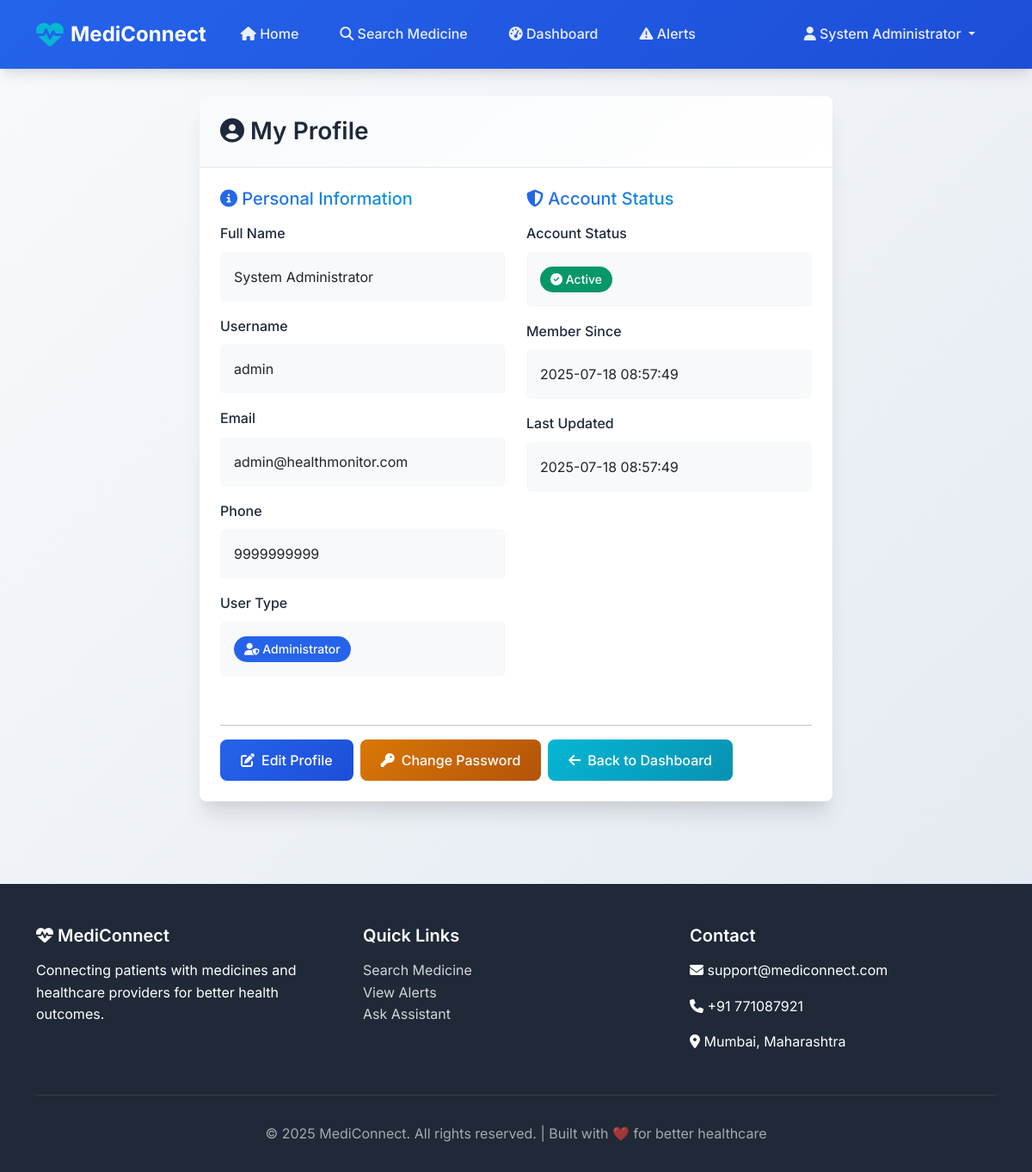
Screenshot of /profile (signed in) with the database file from the repository.
### tables this page shows
CREATE TABLE users (
    id INTEGER PRIMARY KEY AUTOINCREMENT,
    username VARCHAR(50) UNIQUE NOT NULL,
    email VARCHAR(100) UNIQUE NOT NULL,
    password_hash VARCHAR(255) NOT NULL,
    user_type VARCHAR(20) NOT NULL CHECK (user_type IN ('pharmacy', 'patient', 'admin', 'ngo', 'government')),
    full_name VARCHAR(100) NOT NULL,
    phone VARCHAR(15),
    is_active BOOLEAN DEFAULT TRUE,
    is_verified BOOLEAN DEFAULT FALSE,
    created_at TIMESTAMP DEFAULT CURRENT_TIMESTAMP,
    updated_at TIMESTAMP DEFAULT CURRENT_TIMESTAMP
);

### app.py (the view)
@app.route('/profile')
@login_required
def profile():
    user_id = session.get('user_id')
    user = execute_query('SELECT * FROM users WHERE id = ?', (user_id,))[0]
    if user['user_type'] == 'pharmacy':
        return redirect(url_for('pharmacy_profile'))
    return render_template('profile.html', user=user)

### app.py (called while the page is built)
def login_required(f):
    @wraps(f)
    def decorated_function(*args, **kwargs):
        if 'user_id' not in session:
            return redirect(url_for('login'))
        return f(*args, **kwargs)
    return decorated_function

def get_db_connection():
    conn = sqlite3.connect('healthcare.db')
    conn.row_factory = sqlite3.Row
    return conn

def execute_query(query, params=None):
    conn = get_db_connection()
    try:
        if params:
            result = conn.execute(query, params).fetchall()
        else:
            result = conn.execute(query).fetchall()
        conn.commit()
        return result
    except Exception as e:
        logger.error(f"Database error: {e}")
        return None
    finally:
        conn.close()

### templates/profile.html (shortened to what this page needs)
{% extends "base.html" %}
{% block content %}
<div class="container">
    <div class="row justify-content-center">
        <div class="col-lg-8">
            <div class="card shadow-custom">
                <div class="card-header">
                    <h3 class="card-title">
                        <i class="fas fa-user-circle"></i> My Profile
                    </h3>
                </div>
                <div class="card-body">
                    <div class="row">
                        <div class="col-md-6">
                            <h5 class="text-gradient mb-3">
                                <i class="fas fa-info-circle"></i> Personal Information
                            </h5>
                            <div class="mb-3">
                                <label class="form-label">Full Name</label>
                                <div class="form-control-plaintext bg-light p-3 rounded">
                                    {{ user.full_name or 'Not provided' }}
                                </div>
                            </div>
                            <div class="mb-3">
                                <label class="form-label">Username</label>
                                <div class="form-control-plaintext bg-light p-3 rounded">
                                    {{ user.username }}
                                </div>
                            </div>
                            <div class="mb-3">
                                <label class="form-label">Email</label>
                                <div class="form-control-plaintext bg-light p-3 rounded">
                                    {{ user.email }}
                                </div>
                            </div>
                            <div class="mb-3">
                                <label class="form-label">Phone</label>
                                <div class="form-control-plaintext bg-light p-3 rounded">
                                    {{ user.phone or 'Not provided' }}
                                </div>
                            </div>
                            <div class="mb-3">
                                <label class="form-label">User Type</label>
                                <div class="form-control-plaintext bg-light p-3 rounded">
                                    <span class="badge badge-primary">
                                        {% if user.user_type == 'patient' %}
                                            <i class="fas fa-user"></i> Patient
                                        {% elif user.user_type == 'pharmacy' %}
                                            <i class="fas fa-store"></i> Pharmacy
                                        {% elif user.user_type == 'admin' %}
                                            <i class="fas fa-user-shield"></i> Administrator
                                        {% elif user.user_type == 'government' %}
                                            <i class="fas fa-landmark"></i> Government
                                        {% elif user.user_type == 'ngo' %}
                                            <i class="fas fa-hands-helping"></i> NGO
                                        {% else %}
                                            {{ user.user_type.title() }}
                                        {% endif %}
                                    </span>
                                </div>
                            </div>
                        </div>
                        <div class="col-md-6">
                            <h5 class="text-gradient mb-3">
                                <i class="fas fa-shield-alt"></i> Account Status
                            </h5>
                            <div class="mb-3">
                                <label class="form-label">Account Status</label>
                                <div class="form-control-plaintext bg-light p-3 rounded">
                                    {% if user.is_active %}
                                        <span class="badge badge-success">
                                            <i class="fas fa-check-circle"></i> Active
                                        </span>
                                    {% else %}
                                        <span class="badge badge-danger">
                                            <i class="fas fa-times-circle"></i> Inactive
                                        </span>
                                    {% endif %}
                                </div>
                            </div>
                            <div class="mb-3">
                                <label class="form-label">Member Since</label>
                                <div class="form-control-plaintext bg-light p-3 rounded">
                                    {% if user.created_at %}
                                        {% if user.created_at is string %}
                                            {{ user.created_at }}
                                        {% else %}
                                            {{ user.created_at.strftime('%B %d, %Y') }}
                                        {% endif %}
                                    {% else %}
                                        Not available
                                    {% endif %}
                                </div>
                            </div>
                            <div class="mb-3">
                                <label class="form-label">Last Updated</label>
                                <div class="form-control-plaintext bg-light p-3 rounded">
                                    {% if user.updated_at %}
                                        {% if user.updated_at is string %}
                                            {{ user.updated_at }}
                                        {% else %}
                                            {{ user.updated_at.strftime('%B %d, %Y at %I:%M %p') }}
                                        {% endif %}
                                    {% else %}
                                        Not available
                                    {% endif %}
                                </div>
                            </div>
                        </div>
                    </div>
                    <div class="row mt-4">
                        <div class="col-12">
                            <hr>
                            <div class="d-flex gap-2 flex-wrap">
                                <button type="button" class="btn btn-primary" data-bs-toggle="modal" data-bs-target="#editProfileModal">
                                    <i class="fas fa-edit"></i> Edit Profile
                                </button>
                                <button type="button" class="btn btn-warning" data-bs-toggle="modal" data-bs-target="#changePasswordModal">
                                    <i class="fas fa-key"></i> Change Password
                                </button>
                                <a href="{{ url_for('dashboard') }}" class="btn btn-secondary">
                                    <i class="fas fa-arrow-left"></i> Back to Dashboard
                                </a>
                            </div>
                        </div>
                    </div>
                </div>
            </div>
        </div>
    </div>
</div>
{% endblock %}

### templates/base.html (shortened to what this page needs)
<!DOCTYPE html>
<html lang="en">
<head>
    <link href="https://cdnjs.cloudflare.com/ajax/libs/font-awesome/6.4.0/css/all.min.css" rel="stylesheet">
    <link href="https://cdnjs.cloudflare.com/ajax/libs/bootstrap/5.3.0/css/bootstrap.min.css" rel="stylesheet">
</head>
<body>
    <header class="header">
        <nav class="navbar navbar-expand-lg">
            <div class="container">
                <a class="navbar-brand" href="{{ url_for('index') }}">
                    <i class="fas fa-heartbeat"></i>
                    MediConnect
                </a>
                <div class="collapse navbar-collapse" id="navbarNav">
                    <ul class="navbar-nav me-auto">
                        <li class="nav-item">
                            <a class="nav-link" href="{{ url_for('index') }}">
                                <i class="fas fa-home"></i> Home
                            </a>
                        </li>
                        <li class="nav-item">
                            <a class="nav-link" href="{{ url_for('medicine_search') }}">
                                <i class="fas fa-search"></i> Search Medicine
                            </a>
                        </li>
                        {% if session.user_id %}
                        <li class="nav-item">
                            <a class="nav-link" href="{{ url_for('dashboard') }}">
                                <i class="fas fa-tachometer-alt"></i> Dashboard
                            </a>
                        </li>
                        <li class="nav-item">
                            <a class="nav-link" href="{{ url_for('view_alerts') }}">
                                <i class="fas fa-exclamation-triangle"></i> Alerts
                            </a>
                        </li>
                        {% endif %}
                    </ul>
                    <ul class="navbar-nav">
                        {% if session.user_id %}
                        <li class="nav-item dropdown">
                            <a class="nav-link dropdown-toggle" href="#" id="navbarDropdown" role="button" data-bs-toggle="dropdown">
                                <i class="fas fa-user"></i> {{ session.full_name }}
                            </a>
                        </li>
                        {% endif %}
                    </ul>
                </div>
            </div>
        </nav>
    </header>
    <main class="main-content">
        {% block content %}{% endblock %}
    </main>
    <footer class="footer">
        <div class="container">
            <div class="row">
                <div class="col-md-4">
                    <h5><i class="fas fa-heartbeat"></i> MediConnect</h5>
                    <p>Connecting patients with medicines and healthcare providers for better health outcomes.</p>
                </div>
                <div class="col-md-4">
                    <h5>Quick Links</h5>
                    <ul class="list-unstyled">
                        <li><a href="{{ url_for('medicine_search') }}">Search Medicine</a></li>
                        <li><a href="{{ url_for('view_alerts') }}">View Alerts</a></li>
                        <li><a href="{{ url_for('chatbot') }}">Ask Assistant</a></li>
                    </ul>
                </div>
                <div class="col-md-4">
                    <h5>Contact</h5>
                    <p><i class="fas fa-envelope"></i> support@mediconnect.com</p>
                    <p><i class="fas fa-phone"></i> +91 771087921</p>
                    <p><i class="fas fa-map-marker-alt"></i> Mumbai, Maharashtra</p>
                </div>
            </div>
            <div class="footer-bottom">
                <p>&copy; 2025 MediConnect. All rights reserved. | Built with ❤️ for better healthcare</p>
            </div>
        </div>
    </footer>
</body>
</html>

### templates/base.html (style rules this page uses)
:root { --primary-color: #2563eb; --primary-dark: #1d4ed8; --secondary-color: #06b6d4; --success-color: #059669; --warning-color: #d97706; --danger-color: #dc2626; --dark-color: #1f2937; --light-color: #f8fafc; --border-color: #e2e8f0; --text-primary: #1e293b; --text-secondary: #64748b; --shadow-sm: 0 1px 2px 0 rgba(0, 0, 0, 0.05); --shadow-md: 0 4px 6px -1px rgba(0, 0, 0, 0.1), 0 2px 4px -1px rgba(0, 0, 0, 0.06); --shadow-lg: 0 10px 15px -3px rgba(0, 0, 0, 0.1), 0 4px 6px -2px rgba(0, 0, 0, 0.05); --shadow-xl: 0 20px 25px -5px rgba(0, 0, 0, 0.1), 0 10px 10px -5px rgba(0, 0, 0, 0.04); --border-radius: 0.5rem; --transition: all 0.3s cubic-bezier(0.4, 0, 0.2, 1); }
* { margin: 0; padding: 0; box-sizing: border-box; }
body { font-family: 'Inter', -apple-system, BlinkMacSystemFont, 'Segoe UI', Roboto, sans-serif; background: linear-gradient(135deg, #f8fafc 0%, #e2e8f0 100%); color: var(--text-primary); line-height: 1.6; min-height: 100vh; }
.header { background: linear-gradient(135deg, var(--primary-color) 0%, var(--primary-dark) 100%); box-shadow: var(--shadow-lg); position: sticky; top: 0; z-index: 1000; backdrop-filter: blur(10px); }
.navbar { padding: 1rem 0; }
.navbar-brand { font-weight: 700; font-size: 1.5rem; color: white !important; text-decoration: none; display: flex; align-items: center; gap: 0.5rem; }
.navbar-brand i { font-size: 2rem; color: var(--secondary-color); }
.navbar-nav .nav-link { color: rgba(255, 255, 255, 0.9) !important; font-weight: 500; margin: 0 0.5rem; padding: 0.5rem 1rem !important; border-radius: var(--border-radius); transition: var(--transition); }
.main-content { min-height: calc(100vh - 120px); padding: 2rem 0; }
.card { border: none; border-radius: var(--border-radius); box-shadow: var(--shadow-md); transition: var(--transition); background: white; }
.card-header { background: linear-gradient(135deg, var(--light-color) 0%, white 100%); border-bottom: 1px solid var(--border-color); padding: 1.5rem; border-radius: var(--border-radius) var(--border-radius) 0 0 !important; }
.card-title { color: var(--text-primary); font-weight: 600; margin-bottom: 0; }
.card-body { padding: 1.5rem; }
.btn { border-radius: var(--border-radius); font-weight: 500; padding: 0.75rem 1.5rem; transition: var(--transition); border: none; text-decoration: none; display: inline-flex; align-items: center; gap: 0.5rem; }
.btn-primary { background: linear-gradient(135deg, var(--primary-color) 0%, var(--primary-dark) 100%); color: white; }
.btn-secondary { background: linear-gradient(135deg, var(--secondary-color) 0%, #0891b2 100%); color: white; }
.btn-warning { background: linear-gradient(135deg, var(--warning-color) 0%, #b45309 100%); color: white; }
.form-label { font-weight: 500; color: var(--text-primary); margin-bottom: 0.5rem; }
.badge { padding: 0.5rem 0.75rem; border-radius: 9999px; font-weight: 500; font-size: 0.875rem; }
.badge-primary { background: var(--primary-color); color: white; }
.badge-success { background: var(--success-color); color: white; }
.footer { background: var(--dark-color); color: white; padding: 3rem 0 1rem; margin-top: 4rem; }
.footer h5 { color: white; margin-bottom: 1rem; font-weight: 600; }
.footer a { color: rgba(255, 255, 255, 0.8); text-decoration: none; transition: var(--transition); }
.footer-bottom { border-top: 1px solid rgba(255, 255, 255, 0.1); padding-top: 2rem; margin-top: 2rem; text-align: center; color: rgba(255, 255, 255, 0.6); }
.fade-in-up { animation: fadeInUp 0.6s ease-out; }
.text-gradient { background: linear-gradient(135deg, var(--primary-color) 0%, var(--secondary-color) 100%); -webkit-background-clip: text; -webkit-text-fill-color: transparent; background-clip: text; }
.shadow-custom { box-shadow: var(--shadow-xl); }

### rows the page displays
users: full_name "System Administrator", username "admin", email "admin@healthmonitor.com", phone "9999999999", created_at "2025-07-18 08:57:49", updated_at "2025-07-18 08:57:49"
